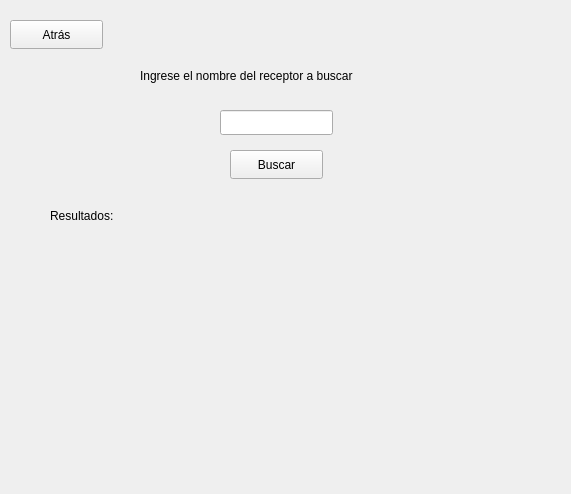
<?xml version="1.0" encoding="UTF-8"?>
<ui version="4.0">
 <class>busquedaReceptor</class>
 <widget class="QWidget" name="busquedaReceptor">
  <property name="geometry">
   <rect>
    <x>0</x>
    <y>0</y>
    <width>571</width>
    <height>494</height>
   </rect>
  </property>
  <property name="windowTitle">
   <string>Form</string>
  </property>
  <widget class="QLabel" name="label">
   <property name="geometry">
    <rect>
     <x>140</x>
     <y>60</y>
     <width>281</width>
     <height>31</height>
    </rect>
   </property>
   <property name="text">
    <string>Ingrese el nombre del receptor a buscar</string>
   </property>
  </widget>
  <widget class="QLineEdit" name="respuesta">
   <property name="geometry">
    <rect>
     <x>220</x>
     <y>110</y>
     <width>113</width>
     <height>25</height>
    </rect>
   </property>
  </widget>
  <widget class="QPushButton" name="btn_atras">
   <property name="geometry">
    <rect>
     <x>10</x>
     <y>20</y>
     <width>93</width>
     <height>29</height>
    </rect>
   </property>
   <property name="text">
    <string>Atrás</string>
   </property>
  </widget>
  <widget class="QPushButton" name="btn_buscar">
   <property name="geometry">
    <rect>
     <x>230</x>
     <y>150</y>
     <width>93</width>
     <height>29</height>
    </rect>
   </property>
   <property name="text">
    <string>Buscar</string>
   </property>
  </widget>
  <widget class="QLabel" name="label_2">
   <property name="geometry">
    <rect>
     <x>50</x>
     <y>200</y>
     <width>81</width>
     <height>31</height>
    </rect>
   </property>
   <property name="text">
    <string>Resultados:</string>
   </property>
  </widget>
  <widget class="QLabel" name="resultados">
   <property name="geometry">
    <rect>
     <x>70</x>
     <y>240</y>
     <width>451</width>
     <height>231</height>
    </rect>
   </property>
   <property name="text">
    <string/>
   </property>
   <property name="alignment">
    <set>Qt::AlignHCenter|Qt::AlignTop</set>
   </property>
  </widget>
 </widget>
 <resources/>
 <connections/>
</ui>
